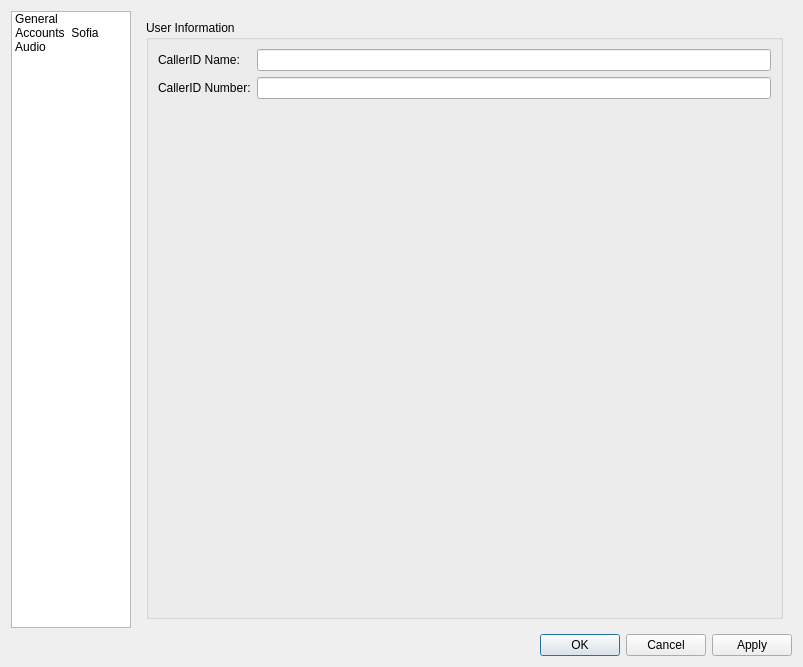
<?xml version="1.0" encoding="UTF-8"?>
<ui version="4.0">
 <class>PrefDialog</class>
 <widget class="QDialog" name="PrefDialog">
  <property name="geometry">
   <rect>
    <x>0</x>
    <y>0</y>
    <width>803</width>
    <height>667</height>
   </rect>
  </property>
  <property name="windowTitle">
   <string>Preferences</string>
  </property>
  <layout class="QVBoxLayout" name="verticalLayout_8">
   <item>
    <layout class="QHBoxLayout" name="horizontalLayout_7">
     <item>
      <widget class="QListWidget" name="listSections">
       <property name="minimumSize">
        <size>
         <width>120</width>
         <height>0</height>
        </size>
       </property>
       <property name="maximumSize">
        <size>
         <width>120</width>
         <height>16777215</height>
        </size>
       </property>
       <property name="showDropIndicator" stdset="0">
        <bool>false</bool>
       </property>
       <property name="dragDropMode">
        <enum>QAbstractItemView::NoDragDrop</enum>
       </property>
       <property name="iconSize">
        <size>
         <width>96</width>
         <height>84</height>
        </size>
       </property>
       <property name="movement">
        <enum>QListView::Static</enum>
       </property>
       <property name="flow">
        <enum>QListView::LeftToRight</enum>
       </property>
       <property name="isWrapping" stdset="0">
        <bool>true</bool>
       </property>
       <property name="spacing">
        <number>12</number>
       </property>
       <property name="viewMode">
        <enum>QListView::IconMode</enum>
       </property>
       <item>
        <property name="text">
         <string>General</string>
        </property>
        <property name="icon">
         <iconset resource="../resources.qrc">
          <normaloff>:/images/pref_general.jpg</normaloff>:/images/pref_general.jpg</iconset>
        </property>
       </item>
       <item>
        <property name="text">
         <string>Accounts</string>
        </property>
        <property name="icon">
         <iconset resource="../resources.qrc">
          <normaloff>:/images/pref_accounts.jpg</normaloff>:/images/pref_accounts.jpg</iconset>
        </property>
       </item>
       <item>
        <property name="text">
         <string>Sofia</string>
        </property>
        <property name="icon">
         <iconset resource="../resources.qrc">
          <normaloff>:/images/pref_sip.png</normaloff>:/images/pref_sip.png</iconset>
        </property>
       </item>
       <item>
        <property name="text">
         <string>Audio</string>
        </property>
        <property name="icon">
         <iconset resource="../resources.qrc">
          <normaloff>:/images/pref_audio.gif</normaloff>:/images/pref_audio.gif</iconset>
        </property>
       </item>
      </widget>
     </item>
     <item>
      <widget class="QStackedWidget" name="stackedWidget">
       <property name="currentIndex">
        <number>0</number>
       </property>
       <widget class="QWidget" name="generalPage">
        <layout class="QVBoxLayout" name="verticalLayout_3">
         <item>
          <widget class="QGroupBox" name="groupBox_5">
           <property name="title">
            <string>User Information</string>
           </property>
           <layout class="QFormLayout" name="formLayout_4">
            <item row="0" column="0">
             <widget class="QLabel" name="label_13">
              <property name="text">
               <string>CallerID Name:</string>
              </property>
             </widget>
            </item>
            <item row="0" column="1">
             <widget class="QLineEdit" name="PaCallerIdNameEdit"/>
            </item>
            <item row="1" column="0">
             <widget class="QLabel" name="label_14">
              <property name="text">
               <string>CallerID Number:</string>
              </property>
             </widget>
            </item>
            <item row="1" column="1">
             <widget class="QLineEdit" name="PaCallerIdNumEdit"/>
            </item>
           </layout>
          </widget>
         </item>
        </layout>
       </widget>
       <widget class="QWidget" name="accountsPage">
        <layout class="QHBoxLayout" name="horizontalLayout_5">
         <item>
          <widget class="QTableWidget" name="accountsTable">
           <property name="editTriggers">
            <set>QAbstractItemView::NoEditTriggers</set>
           </property>
           <property name="selectionBehavior">
            <enum>QAbstractItemView::SelectRows</enum>
           </property>
           <column>
            <property name="text">
             <string>Name</string>
            </property>
           </column>
           <column>
            <property name="text">
             <string>Username</string>
            </property>
           </column>
          </widget>
         </item>
         <item>
          <layout class="QVBoxLayout" name="verticalLayout_7">
           <item>
            <widget class="QPushButton" name="sofiaGwAddBtn">
             <property name="text">
              <string>Add</string>
             </property>
            </widget>
           </item>
           <item>
            <widget class="QPushButton" name="sofiaGwRemBtn">
             <property name="text">
              <string>Remove</string>
             </property>
            </widget>
           </item>
           <item>
            <widget class="QPushButton" name="sofiaGwEditBtn">
             <property name="enabled">
              <bool>true</bool>
             </property>
             <property name="text">
              <string>Edit</string>
             </property>
            </widget>
           </item>
           <item>
            <spacer name="verticalSpacer">
             <property name="orientation">
              <enum>Qt::Vertical</enum>
             </property>
             <property name="sizeHint" stdset="0">
              <size>
               <width>20</width>
               <height>40</height>
              </size>
             </property>
            </spacer>
           </item>
          </layout>
         </item>
        </layout>
       </widget>
       <widget class="QWidget" name="sofiaPage">
        <layout class="QVBoxLayout" name="verticalLayout_2">
         <item>
          <widget class="QTabWidget" name="tabWidget">
           <property name="currentIndex">
            <number>0</number>
           </property>
           <widget class="QWidget" name="tab">
            <attribute name="title">
             <string>General</string>
            </attribute>
            <layout class="QVBoxLayout" name="verticalLayout_5">
             <item>
              <widget class="QGroupBox" name="groupBox">
               <property name="title">
                <string>Global</string>
               </property>
               <layout class="QFormLayout" name="formLayout">
                <property name="fieldGrowthPolicy">
                 <enum>QFormLayout::AllNonFixedFieldsGrow</enum>
                </property>
                <item row="0" column="0">
                 <widget class="QLabel" name="label">
                  <property name="text">
                   <string>log-level</string>
                  </property>
                 </widget>
                </item>
                <item row="0" column="1">
                 <widget class="QSpinBox" name="sofiaLogLevelSpin"/>
                </item>
                <item row="1" column="0">
                 <widget class="QLabel" name="label_2">
                  <property name="text">
                   <string>auto-restart</string>
                  </property>
                 </widget>
                </item>
                <item row="1" column="1">
                 <widget class="QComboBox" name="sofiaAutoRestartCombo">
                  <item>
                   <property name="text">
                    <string>true</string>
                   </property>
                  </item>
                  <item>
                   <property name="text">
                    <string>false</string>
                   </property>
                  </item>
                 </widget>
                </item>
                <item row="2" column="0">
                 <widget class="QLabel" name="label_3">
                  <property name="text">
                   <string>debug-presence</string>
                  </property>
                 </widget>
                </item>
                <item row="2" column="1">
                 <widget class="QSpinBox" name="sofiaDebugPresenceSpin"/>
                </item>
                <item row="3" column="0">
                 <widget class="QLabel" name="label_15">
                  <property name="text">
                   <string>rewrite-multicasted-fs-path</string>
                  </property>
                 </widget>
                </item>
                <item row="3" column="1">
                 <widget class="QComboBox" name="sofiaRewriteMulticastedFsPathCombo">
                  <item>
                   <property name="text">
                    <string>false</string>
                   </property>
                  </item>
                  <item>
                   <property name="text">
                    <string>true</string>
                   </property>
                  </item>
                 </widget>
                </item>
               </layout>
              </widget>
             </item>
             <item>
              <widget class="QGroupBox" name="groupBox_6">
               <property name="sizePolicy">
                <sizepolicy hsizetype="Preferred" vsizetype="Expanding">
                 <horstretch>0</horstretch>
                 <verstretch>0</verstretch>
                </sizepolicy>
               </property>
               <property name="title">
                <string>Profile</string>
               </property>
               <layout class="QFormLayout" name="formLayout_6">
                <item row="0" column="0">
                 <widget class="QLabel" name="label_4">
                  <property name="text">
                   <string>user-agent-string</string>
                  </property>
                 </widget>
                </item>
                <item row="0" column="1">
                 <widget class="QLineEdit" name="sofiaUserAgentStringEdit">
                  <property name="text">
                   <string>FluxPBX/FSComm</string>
                  </property>
                 </widget>
                </item>
                <item row="1" column="0">
                 <widget class="QLabel" name="label_26">
                  <property name="text">
                   <string>hold-music</string>
                  </property>
                 </widget>
                </item>
                <item row="1" column="1">
                 <widget class="QLineEdit" name="sofiaHoldMusicEdit">
                  <property name="text">
                   <string>localstream://moh</string>
                  </property>
                 </widget>
                </item>
                <item row="2" column="0">
                 <widget class="QLabel" name="label_16">
                  <property name="text">
                   <string>context</string>
                  </property>
                 </widget>
                </item>
                <item row="2" column="1">
                 <widget class="QLineEdit" name="sofiaContextEdit">
                  <property name="text">
                   <string>public</string>
                  </property>
                 </widget>
                </item>
                <item row="3" column="0">
                 <widget class="QLabel" name="label_19">
                  <property name="text">
                   <string>dialplan</string>
                  </property>
                 </widget>
                </item>
                <item row="3" column="1">
                 <widget class="QLineEdit" name="sofiaDialplanEdit">
                  <property name="text">
                   <string>XML</string>
                  </property>
                 </widget>
                </item>
               </layout>
              </widget>
             </item>
            </layout>
           </widget>
           <widget class="QWidget" name="tab_2">
            <attribute name="title">
             <string>Network</string>
            </attribute>
            <layout class="QVBoxLayout" name="verticalLayout_4">
             <item>
              <widget class="QGroupBox" name="groupBox_2">
               <property name="title">
                <string>Softphone Profile</string>
               </property>
               <layout class="QFormLayout" name="formLayout_2">
                <property name="fieldGrowthPolicy">
                 <enum>QFormLayout::AllNonFixedFieldsGrow</enum>
                </property>
                <item row="0" column="0">
                 <widget class="QLabel" name="label_18">
                  <property name="text">
                   <string>sip-port</string>
                  </property>
                 </widget>
                </item>
                <item row="0" column="1">
                 <widget class="QSpinBox" name="sofiaSipPortSpin">
                  <property name="minimum">
                   <number>1</number>
                  </property>
                  <property name="maximum">
                   <number>65535</number>
                  </property>
                  <property name="value">
                   <number>12345</number>
                  </property>
                 </widget>
                </item>
                <item row="1" column="0">
                 <widget class="QLabel" name="label_22">
                  <property name="text">
                   <string>use-rtp-timer</string>
                  </property>
                 </widget>
                </item>
                <item row="1" column="1">
                 <widget class="QComboBox" name="sofiaUseRtpTimerCombo">
                  <item>
                   <property name="text">
                    <string>true</string>
                   </property>
                  </item>
                  <item>
                   <property name="text">
                    <string>false</string>
                   </property>
                  </item>
                 </widget>
                </item>
                <item row="2" column="0">
                 <widget class="QLabel" name="label_24">
                  <property name="text">
                   <string>rtp-ip</string>
                  </property>
                 </widget>
                </item>
                <item row="2" column="1">
                 <widget class="QLineEdit" name="sofiaRtpIpEdit">
                  <property name="text">
                   <string>auto</string>
                  </property>
                 </widget>
                </item>
                <item row="3" column="0">
                 <widget class="QLabel" name="label_25">
                  <property name="text">
                   <string>sip-ip</string>
                  </property>
                 </widget>
                </item>
                <item row="3" column="1">
                 <widget class="QLineEdit" name="sofiaSipIpEdit">
                  <property name="text">
                   <string>auto</string>
                  </property>
                 </widget>
                </item>
                <item row="4" column="0">
                 <widget class="QLabel" name="label_27">
                  <property name="text">
                   <string>apply-nat-acl</string>
                  </property>
                 </widget>
                </item>
                <item row="4" column="1">
                 <widget class="QLineEdit" name="sofiaApplyNatAclEdit">
                  <property name="text">
                   <string>rfc1918</string>
                  </property>
                 </widget>
                </item>
                <item row="5" column="0">
                 <widget class="QLabel" name="label_34">
                  <property name="text">
                   <string>ext-rtp-ip</string>
                  </property>
                 </widget>
                </item>
                <item row="5" column="1">
                 <widget class="QLineEdit" name="sofiaExtRtpIpEdit">
                  <property name="text">
                   <string>stun:stun.fluxpbx.org</string>
                  </property>
                 </widget>
                </item>
                <item row="6" column="0">
                 <widget class="QLabel" name="label_35">
                  <property name="text">
                   <string>ext-sip-ip</string>
                  </property>
                 </widget>
                </item>
                <item row="6" column="1">
                 <widget class="QLineEdit" name="sofiaExtSipIpEdit">
                  <property name="text">
                   <string>stun:stun.fluxpbx.org</string>
                  </property>
                 </widget>
                </item>
               </layout>
              </widget>
             </item>
            </layout>
           </widget>
           <widget class="QWidget" name="tab_4">
            <attribute name="title">
             <string>Codecs</string>
            </attribute>
            <layout class="QFormLayout" name="formLayout_7">
             <property name="fieldGrowthPolicy">
              <enum>QFormLayout::AllNonFixedFieldsGrow</enum>
             </property>
             <item row="0" column="0">
              <widget class="QLabel" name="label_30">
               <property name="text">
                <string>inbound-codec-negotiation</string>
               </property>
              </widget>
             </item>
             <item row="0" column="1">
              <widget class="QComboBox" name="sofiaInboundCodecNegotiationCombo">
               <item>
                <property name="text">
                 <string>generous</string>
                </property>
               </item>
               <item>
                <property name="text">
                 <string>greedy</string>
                </property>
               </item>
              </widget>
             </item>
             <item row="1" column="0">
              <widget class="QLabel" name="label_42">
               <property name="text">
                <string>Codecs</string>
               </property>
              </widget>
             </item>
             <item row="1" column="1">
              <widget class="CodecWidget" name="sofiaProfileCodecWidget" native="true"/>
             </item>
            </layout>
           </widget>
           <widget class="QWidget" name="tab_3">
            <attribute name="title">
             <string>Advanced</string>
            </attribute>
            <layout class="QVBoxLayout" name="verticalLayout_6">
             <item>
              <widget class="QGroupBox" name="groupBox_7">
               <property name="title">
                <string>Profile</string>
               </property>
               <layout class="QFormLayout" name="formLayout_8">
                <item row="0" column="0">
                 <widget class="QLabel" name="label_17">
                  <property name="text">
                   <string>rfc2833-pt</string>
                  </property>
                 </widget>
                </item>
                <item row="0" column="1">
                 <widget class="QLineEdit" name="sofiaRfc2833PtEdit">
                  <property name="text">
                   <string>101</string>
                  </property>
                 </widget>
                </item>
                <item row="1" column="0">
                 <widget class="QLabel" name="label_5">
                  <property name="text">
                   <string>debug</string>
                  </property>
                 </widget>
                </item>
                <item row="1" column="1">
                 <widget class="QSpinBox" name="sofiaDebugSpin"/>
                </item>
                <item row="2" column="0">
                 <widget class="QLabel" name="label_6">
                  <property name="text">
                   <string>sip-trace</string>
                  </property>
                 </widget>
                </item>
                <item row="2" column="1">
                 <widget class="QComboBox" name="sofiaSipTraceCombo">
                  <item>
                   <property name="text">
                    <string>false</string>
                   </property>
                  </item>
                  <item>
                   <property name="text">
                    <string>true</string>
                   </property>
                  </item>
                 </widget>
                </item>
                <item row="3" column="0">
                 <widget class="QLabel" name="label_20">
                  <property name="text">
                   <string>dtmf-duration</string>
                  </property>
                 </widget>
                </item>
                <item row="3" column="1">
                 <widget class="QSpinBox" name="sofiaDtmfDurationSpin">
                  <property name="maximum">
                   <number>1000</number>
                  </property>
                  <property name="value">
                   <number>100</number>
                  </property>
                 </widget>
                </item>
                <item row="4" column="0">
                 <widget class="QLabel" name="label_23">
                  <property name="text">
                   <string>rtp-timer-name</string>
                  </property>
                 </widget>
                </item>
                <item row="4" column="1">
                 <widget class="QLineEdit" name="sofiaRtpTimerNameEdit">
                  <property name="text">
                   <string>soft</string>
                  </property>
                 </widget>
                </item>
                <item row="5" column="0">
                 <widget class="QLabel" name="label_28">
                  <property name="text">
                   <string>manage-presence</string>
                  </property>
                 </widget>
                </item>
                <item row="5" column="1">
                 <widget class="QComboBox" name="sofiaManagePresenceCombo">
                  <item>
                   <property name="text">
                    <string>false</string>
                   </property>
                  </item>
                  <item>
                   <property name="text">
                    <string>true</string>
                   </property>
                  </item>
                 </widget>
                </item>
                <item row="6" column="0">
                 <widget class="QLabel" name="label_29">
                  <property name="text">
                   <string>max-proceeding</string>
                  </property>
                 </widget>
                </item>
                <item row="6" column="1">
                 <widget class="QSpinBox" name="sofiaMaxProceedingEdit">
                  <property name="value">
                   <number>3</number>
                  </property>
                 </widget>
                </item>
                <item row="7" column="0">
                 <widget class="QLabel" name="label_31">
                  <property name="text">
                   <string>nonce-ttl</string>
                  </property>
                 </widget>
                </item>
                <item row="7" column="1">
                 <widget class="QSpinBox" name="sofiaNonceTtlSpin">
                  <property name="value">
                   <number>60</number>
                  </property>
                 </widget>
                </item>
                <item row="8" column="0">
                 <widget class="QLabel" name="label_36">
                  <property name="text">
                   <string>rtp-timeout-sec</string>
                  </property>
                 </widget>
                </item>
                <item row="8" column="1">
                 <widget class="QSpinBox" name="sofiaRtpTimeoutSecSpin">
                  <property name="maximum">
                   <number>1000</number>
                  </property>
                  <property name="value">
                   <number>300</number>
                  </property>
                 </widget>
                </item>
                <item row="9" column="0">
                 <widget class="QLabel" name="label_37">
                  <property name="text">
                   <string>rtp-hold-timeout-sec</string>
                  </property>
                 </widget>
                </item>
                <item row="9" column="1">
                 <widget class="QSpinBox" name="sofiaRtpHoldTimeoutSecSpin">
                  <property name="maximum">
                   <number>5000</number>
                  </property>
                  <property name="value">
                   <number>1800</number>
                  </property>
                 </widget>
                </item>
                <item row="10" column="0">
                 <widget class="QLabel" name="label_32">
                  <property name="text">
                   <string>auth-calls</string>
                  </property>
                 </widget>
                </item>
                <item row="10" column="1">
                 <widget class="QComboBox" name="sofiaAuthCallsCombo">
                  <item>
                   <property name="text">
                    <string>false</string>
                   </property>
                  </item>
                  <item>
                   <property name="text">
                    <string>true</string>
                   </property>
                  </item>
                 </widget>
                </item>
                <item row="11" column="0">
                 <widget class="QLabel" name="label_33">
                  <property name="text">
                   <string>auth-all-packets</string>
                  </property>
                 </widget>
                </item>
                <item row="11" column="1">
                 <widget class="QComboBox" name="sofiaAuthAllPacketsCombo">
                  <item>
                   <property name="text">
                    <string>false</string>
                   </property>
                  </item>
                  <item>
                   <property name="text">
                    <string>true</string>
                   </property>
                  </item>
                 </widget>
                </item>
                <item row="12" column="0">
                 <widget class="QLabel" name="label_38">
                  <property name="text">
                   <string>disable-register</string>
                  </property>
                 </widget>
                </item>
                <item row="12" column="1">
                 <widget class="QComboBox" name="sofiaDisableRegisterCombo">
                  <item>
                   <property name="text">
                    <string>true</string>
                   </property>
                  </item>
                  <item>
                   <property name="text">
                    <string>false</string>
                   </property>
                  </item>
                 </widget>
                </item>
                <item row="13" column="0">
                 <widget class="QLabel" name="label_39">
                  <property name="text">
                   <string>challenge-realm</string>
                  </property>
                 </widget>
                </item>
                <item row="13" column="1">
                 <widget class="QComboBox" name="sofiaChallengeRealmCombo">
                  <item>
                   <property name="text">
                    <string>auto_from</string>
                   </property>
                  </item>
                  <item>
                   <property name="text">
                    <string>auto_to</string>
                   </property>
                  </item>
                 </widget>
                </item>
               </layout>
              </widget>
             </item>
            </layout>
           </widget>
          </widget>
         </item>
        </layout>
       </widget>
       <widget class="QWidget" name="portaudioPage">
        <layout class="QVBoxLayout" name="verticalLayout">
         <item>
          <widget class="QTabWidget" name="tabWidget_2">
           <property name="currentIndex">
            <number>0</number>
           </property>
           <widget class="QWidget" name="tab_5">
            <attribute name="title">
             <string>General</string>
            </attribute>
            <layout class="QVBoxLayout" name="verticalLayout_9">
             <item>
              <widget class="QGroupBox" name="groupBox_3">
               <property name="sizePolicy">
                <sizepolicy hsizetype="Minimum" vsizetype="Minimum">
                 <horstretch>0</horstretch>
                 <verstretch>0</verstretch>
                </sizepolicy>
               </property>
               <property name="title">
                <string>Devices</string>
               </property>
               <layout class="QFormLayout" name="formLayout_3">
                <item row="0" column="0">
                 <widget class="QLabel" name="label_7">
                  <property name="text">
                   <string>indev</string>
                  </property>
                 </widget>
                </item>
                <item row="0" column="1">
                 <widget class="QComboBox" name="PaIndevCombo"/>
                </item>
                <item row="1" column="0">
                 <widget class="QLabel" name="label_8">
                  <property name="text">
                   <string>outdev</string>
                  </property>
                 </widget>
                </item>
                <item row="1" column="1">
                 <layout class="QHBoxLayout" name="horizontalLayout_3">
                  <item>
                   <widget class="QComboBox" name="PaOutdevCombo"/>
                  </item>
                  <item>
                   <widget class="QPushButton" name="PaOutdevTestBtn">
                    <property name="enabled">
                     <bool>false</bool>
                    </property>
                    <property name="maximumSize">
                     <size>
                      <width>86</width>
                      <height>27</height>
                     </size>
                    </property>
                    <property name="text">
                     <string>Test</string>
                    </property>
                   </widget>
                  </item>
                 </layout>
                </item>
                <item row="2" column="0">
                 <widget class="QLabel" name="label_9">
                  <property name="text">
                   <string>rindgev</string>
                  </property>
                 </widget>
                </item>
                <item row="2" column="1">
                 <layout class="QHBoxLayout" name="horizontalLayout_2">
                  <item>
                   <widget class="QComboBox" name="PaRingdevCombo"/>
                  </item>
                  <item>
                   <widget class="QPushButton" name="PaRingdevTestBtn">
                    <property name="enabled">
                     <bool>true</bool>
                    </property>
                    <property name="maximumSize">
                     <size>
                      <width>86</width>
                      <height>27</height>
                     </size>
                    </property>
                    <property name="text">
                     <string>Test</string>
                    </property>
                   </widget>
                  </item>
                 </layout>
                </item>
                <item row="3" column="1">
                 <layout class="QHBoxLayout" name="horizontalLayout_6">
                  <item>
                   <widget class="QPushButton" name="PaLoopTestBtn">
                    <property name="text">
                     <string>Loop Test</string>
                    </property>
                   </widget>
                  </item>
                  <item>
                   <widget class="QPushButton" name="PaRefreshDevListBtn">
                    <property name="text">
                     <string>Refresh DevList</string>
                    </property>
                   </widget>
                  </item>
                 </layout>
                </item>
                <item row="4" column="0">
                 <widget class="QLabel" name="label_40">
                  <property name="text">
                   <string>Sample Rate</string>
                  </property>
                 </widget>
                </item>
                <item row="4" column="1">
                 <widget class="QLineEdit" name="PaSampleRateEdit">
                  <property name="text">
                   <string>16000</string>
                  </property>
                 </widget>
                </item>
                <item row="5" column="0">
                 <widget class="QLabel" name="label_41">
                  <property name="text">
                   <string>Codec MS</string>
                  </property>
                 </widget>
                </item>
                <item row="5" column="1">
                 <widget class="QLineEdit" name="PaCodecMSEdit">
                  <property name="text">
                   <string>10</string>
                  </property>
                 </widget>
                </item>
               </layout>
              </widget>
             </item>
             <item>
              <widget class="QGroupBox" name="groupBox_4">
               <property name="sizePolicy">
                <sizepolicy hsizetype="Preferred" vsizetype="Expanding">
                 <horstretch>0</horstretch>
                 <verstretch>0</verstretch>
                </sizepolicy>
               </property>
               <property name="title">
                <string>Files</string>
               </property>
               <layout class="QFormLayout" name="formLayout_5">
                <item row="0" column="0">
                 <widget class="QLabel" name="label_10">
                  <property name="text">
                   <string>ring-file</string>
                  </property>
                 </widget>
                </item>
                <item row="0" column="1">
                 <layout class="QHBoxLayout" name="horizontalLayout_4">
                  <item>
                   <widget class="QLineEdit" name="PaRingFileEdit">
                    <property name="text">
                     <string>tone_stream://%(2000,4000,440.0,480.0);loops=20</string>
                    </property>
                   </widget>
                  </item>
                  <item>
                   <widget class="QPushButton" name="PaRingFileBtn">
                    <property name="text">
                     <string>Open</string>
                    </property>
                   </widget>
                  </item>
                 </layout>
                </item>
                <item row="1" column="0">
                 <widget class="QLabel" name="label_12">
                  <property name="text">
                   <string>ring-interval</string>
                  </property>
                 </widget>
                </item>
                <item row="1" column="1">
                 <widget class="QSpinBox" name="PaRingIntervalSpin">
                  <property name="value">
                   <number>5</number>
                  </property>
                 </widget>
                </item>
                <item row="2" column="0">
                 <widget class="QLabel" name="label_11">
                  <property name="text">
                   <string>hold-file</string>
                  </property>
                 </widget>
                </item>
                <item row="2" column="1">
                 <layout class="QHBoxLayout" name="horizontalLayout">
                  <item>
                   <widget class="QLineEdit" name="PaHoldFileEdit">
                    <property name="readOnly">
                     <bool>true</bool>
                    </property>
                   </widget>
                  </item>
                  <item>
                   <widget class="QPushButton" name="PaHoldFileBtn">
                    <property name="text">
                     <string>Open</string>
                    </property>
                   </widget>
                  </item>
                 </layout>
                </item>
               </layout>
              </widget>
             </item>
            </layout>
           </widget>
           <widget class="QWidget" name="tab_6">
            <attribute name="title">
             <string>Preprocessor</string>
            </attribute>
            <layout class="QFormLayout" name="formLayout_9">
             <item row="0" column="0" colspan="2">
              <widget class="QLabel" name="label_21">
               <property name="text">
                <string>Echo canceller</string>
               </property>
              </widget>
             </item>
             <item row="1" column="1">
              <widget class="QCheckBox" name="checkAECRead">
               <property name="text">
                <string>read</string>
               </property>
              </widget>
             </item>
             <item row="2" column="1">
              <widget class="QCheckBox" name="checkAECWrite">
               <property name="text">
                <string>write</string>
               </property>
              </widget>
             </item>
             <item row="3" column="1">
              <widget class="QLabel" name="label_45">
               <property name="text">
                <string>Tail</string>
               </property>
              </widget>
             </item>
             <item row="4" column="1">
              <widget class="QSpinBox" name="spinAECTail"/>
             </item>
             <item row="5" column="0" colspan="2">
              <widget class="QLabel" name="label_43">
               <property name="text">
                <string>Echo Suppressor</string>
               </property>
              </widget>
             </item>
             <item row="6" column="1">
              <widget class="QCheckBox" name="checkESRead">
               <property name="text">
                <string>read</string>
               </property>
              </widget>
             </item>
             <item row="7" column="1">
              <widget class="QCheckBox" name="checkESWrite">
               <property name="text">
                <string>write</string>
               </property>
              </widget>
             </item>
             <item row="8" column="1">
              <widget class="QLabel" name="label_46">
               <property name="text">
                <string>Db</string>
               </property>
              </widget>
             </item>
             <item row="9" column="1">
              <widget class="QSpinBox" name="spinESDb">
               <property name="minimum">
                <number>-99</number>
               </property>
               <property name="maximum">
                <number>0</number>
               </property>
              </widget>
             </item>
             <item row="10" column="0" colspan="2">
              <widget class="QLabel" name="label_47">
               <property name="text">
                <string>Noise Suppressor</string>
               </property>
              </widget>
             </item>
             <item row="11" column="1">
              <widget class="QCheckBox" name="checkNSRead">
               <property name="text">
                <string>read</string>
               </property>
              </widget>
             </item>
             <item row="12" column="1">
              <widget class="QCheckBox" name="checkNSWrite">
               <property name="text">
                <string>write</string>
               </property>
              </widget>
             </item>
             <item row="13" column="1">
              <widget class="QLabel" name="label_48">
               <property name="text">
                <string>Db</string>
               </property>
              </widget>
             </item>
             <item row="14" column="1">
              <widget class="QSpinBox" name="spinNSDb"/>
             </item>
             <item row="16" column="1">
              <widget class="QCheckBox" name="checkAGCRead">
               <property name="text">
                <string>read</string>
               </property>
              </widget>
             </item>
             <item row="17" column="1">
              <widget class="QCheckBox" name="checkAGCWrite">
               <property name="text">
                <string>write</string>
               </property>
              </widget>
             </item>
             <item row="18" column="1">
              <widget class="QSpinBox" name="spinAGC"/>
             </item>
             <item row="15" column="0">
              <widget class="QLabel" name="label_44">
               <property name="text">
                <string>AGC</string>
               </property>
              </widget>
             </item>
             <item row="19" column="1">
              <widget class="QPushButton" name="btnApplyPreprocessor">
               <property name="text">
                <string>Apply</string>
               </property>
               <property name="checkable">
                <bool>true</bool>
               </property>
              </widget>
             </item>
            </layout>
           </widget>
          </widget>
         </item>
        </layout>
       </widget>
      </widget>
     </item>
    </layout>
   </item>
   <item>
    <widget class="QDialogButtonBox" name="buttonBox">
     <property name="orientation">
      <enum>Qt::Horizontal</enum>
     </property>
     <property name="standardButtons">
      <set>QDialogButtonBox::Apply|QDialogButtonBox::Cancel|QDialogButtonBox::Ok</set>
     </property>
    </widget>
   </item>
  </layout>
 </widget>
 <customwidgets>
  <customwidget>
   <class>CodecWidget</class>
   <extends>QWidget</extends>
   <header>widgets/codecwidget.h</header>
   <container>1</container>
  </customwidget>
 </customwidgets>
 <resources>
  <include location="../resources.qrc"/>
 </resources>
 <connections>
  <connection>
   <sender>buttonBox</sender>
   <signal>accepted()</signal>
   <receiver>PrefDialog</receiver>
   <slot>accept()</slot>
   <hints>
    <hint type="sourcelabel">
     <x>544</x>
     <y>224</y>
    </hint>
    <hint type="destinationlabel">
     <x>157</x>
     <y>246</y>
    </hint>
   </hints>
  </connection>
  <connection>
   <sender>buttonBox</sender>
   <signal>rejected()</signal>
   <receiver>PrefDialog</receiver>
   <slot>reject()</slot>
   <hints>
    <hint type="sourcelabel">
     <x>544</x>
     <y>230</y>
    </hint>
    <hint type="destinationlabel">
     <x>286</x>
     <y>246</y>
    </hint>
   </hints>
  </connection>
  <connection>
   <sender>listSections</sender>
   <signal>currentRowChanged(int)</signal>
   <receiver>stackedWidget</receiver>
   <slot>setCurrentIndex(int)</slot>
   <hints>
    <hint type="sourcelabel">
     <x>180</x>
     <y>83</y>
    </hint>
    <hint type="destinationlabel">
     <x>524</x>
     <y>102</y>
    </hint>
   </hints>
  </connection>
 </connections>
</ui>
